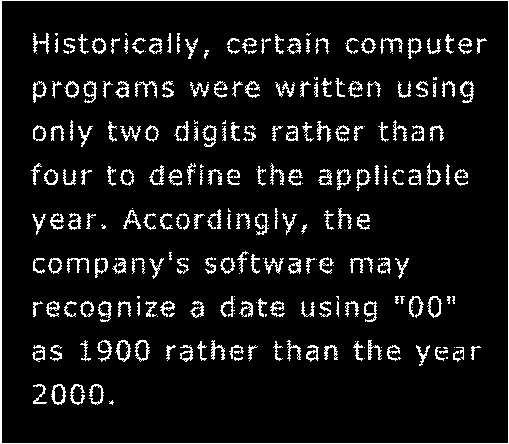
%> input picture 数字图像/遗产/数字图像课程/实验/实验七/image1.tif, 509 x 444 px
$ octave second.m   (GNU Octave 9; MATLAB toolbox functions it lacks are replaced by stand-ins)
%> lines starting %> are read from the running program, lines starting %| are printed output that depends on the picture; in (x1, y1, x2, y2) boxes, pixels count from 0 and x2, y2 are one past the last pixel; in counts of white or black regions, pixels touching at a corner belong together; the program's own positions count from 1
clc;
clear;
A = imread('image1.tif'); % 读取图像
%> A: size 444x509 logical; 8.1% white in thin lines or dots
seB = [0 1 0
       1 1 1
       0 1 0]; % 初始结构元
seC = [1 1 1
       1 1 1
       1 1 1];
seD = [0 0 1 0 0
       0 1 1 1 0
       1 1 1 1 1
       0 1 1 1 0
       0 0 1 0 0];
seE = [0 0 0
       1 1 1
       0 0 0];
seF = [0 1 0
       0 1 0
       0 1 0];

figure;
subplot(2,3,1);
imshow(A);
title('原始图像');

subplot(2,3,2);
A2=recursiveDilate(A,seB,3);
imshow(A2);
title('使用结构元B膨胀三次的图像');

subplot(2,3,3);
A3=recursiveDilate(A,seC,3);
imshow(A3);
title('使用结构元C膨胀三次的图像');

subplot(2,3,4);
A4=recursiveDilate(A,seD,3);
imshow(A4);
title('使用结构元D膨胀三次的图像');

subplot(2,3,5);
A5=recursiveDilate(A,seE,3);
imshow(A5);
title('使用结构元E膨胀三次的图像');

subplot(2,3,6);
A6=recursiveDilate(A,seF,3);
imshow(A6);
title('使用结构元F膨胀三次的图像');

function dilatedImage = recursiveDilate(image, structuringElement, numIterations)
%> called with structuringElement = [0 1 0; 1 1 1; 0 1 0], numIterations = 3
% 递归地进行形态学膨胀操作
% image: 输入图像
% structuringElement: 结构元
% numIterations: 剩余的迭代次数
% dilatedImage: 膨胀后的图像

% 终止条件：如果剩余迭代次数为0，返回当前图像
if numIterations == 0
    dilatedImage = image;
    return;
end

% 进行一次膨胀操作
dilatedImage = imdilate(image, structuringElement);
%> dilatedImage: size 444x509 logical; 15.4% white; 194 white regions (2 under 20 px), largest, box (x1, y1, x2, y2) and area: (0, 0, 509, 444) 4236, (134, 80, 158, 99) 257, (379, 37, 404, 55) 251

% 递归调用，减少迭代次数
dilatedImage = recursiveDilate(dilatedImage, structuringElement, numIterations - 1);
%> in recursiveDilate (call 2), `dilatedImage = imdilate(image, structuringElement);`: dilatedImage: size 444x509 logical; 22.2% white; 125 white regions, largest, box (x1, y1, x2, y2) and area: (0, 0, 509, 444) 6120, (121, 206, 223, 232) 1407, (203, 249, 286, 276) 1206
%> in recursiveDilate (call 3), `dilatedImage = imdilate(image, structuringElement);`: dilatedImage: size 444x509 logical; 28.5% white; 41 white regions, largest, box (x1, y1, x2, y2) and area: (0, 0, 509, 444) 7996, (120, 205, 300, 238) 3251, (30, 30, 201, 62) 3099
%> in recursiveDilate (call 5), `dilatedImage = imdilate(image, structuringElement);`: dilatedImage: size 444x509 logical; 18% white; 186 white regions, largest, box (x1, y1, x2, y2) and area: (0, 0, 509, 444) 4236, (219, 250, 261, 275) 549, (122, 207, 157, 231) 418
%> in recursiveDilate (call 6), `dilatedImage = imdilate(image, structuringElement);`: dilatedImage: size 444x509 logical; 26.5% white; 111 white regions, largest, box (x1, y1, x2, y2) and area: (0, 0, 509, 444) 6120, (121, 206, 223, 232) 1731, (270, 119, 367, 144) 1615
%> in recursiveDilate (call 7), `dilatedImage = imdilate(image, structuringElement);`: dilatedImage: size 444x509 logical; 33.9% white; 41 white regions, largest, box (x1, y1, x2, y2) and area: (0, 0, 509, 444) 7996, (120, 205, 300, 238) 3954, (30, 30, 201, 62) 3797
%> in recursiveDilate (call 10), `dilatedImage = imdilate(image, structuringElement);`: dilatedImage: size 444x509 logical; 33.8% white; 39 white regions, largest, box (x1, y1, x2, y2) and area: (0, 0, 509, 444) 9864, (119, 204, 301, 239) 3855, (29, 29, 202, 63) 3671
%> in recursiveDilate (call 11), `dilatedImage = imdilate(image, structuringElement);`:
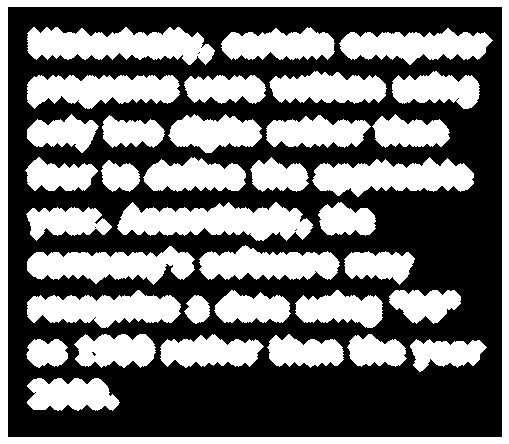
%> dilatedImage: size 444x509 logical; 42.6% white; 36 white regions, largest, box (x1, y1, x2, y2) and area: (0, 0, 509, 444) 13576, (117, 202, 313, 241) 4962, (27, 27, 215, 65) 4781
%> in recursiveDilate (call 13), `dilatedImage = imdilate(image, structuringElement);`:
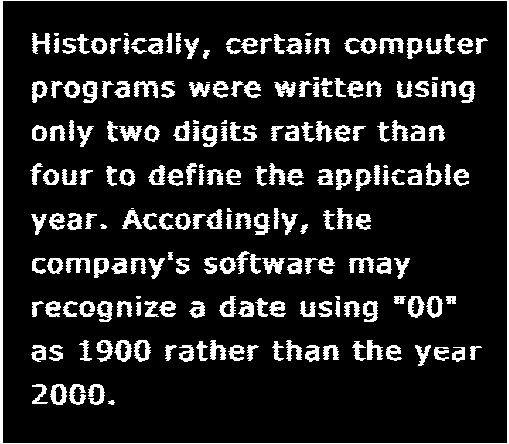
%> dilatedImage: size 444x509 logical; 13.2% white; 212 white regions (14 under 20 px), largest, box (x1, y1, x2, y2) and area: (0, 0, 509, 444) 3228, (134, 81, 158, 98) 232, (379, 38, 404, 54) 226
%> in recursiveDilate (call 14), `dilatedImage = imdilate(image, structuringElement);`:
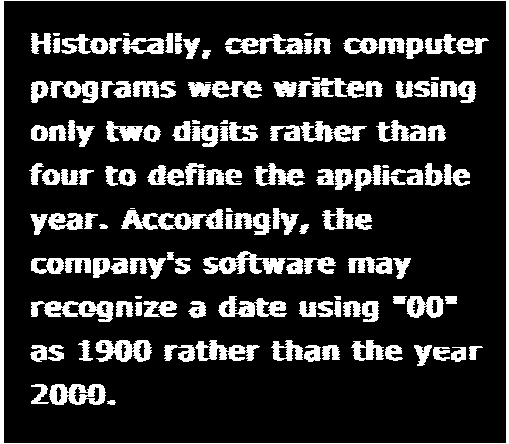
%> dilatedImage: size 444x509 logical; 17.6% white; 144 white regions (7 under 20 px), largest, box (x1, y1, x2, y2) and area: (0, 0, 509, 444) 4112, (203, 251, 286, 274) 988, (31, 301, 114, 322) 935
%> in recursiveDilate (call 15), `dilatedImage = imdilate(image, structuringElement);`:
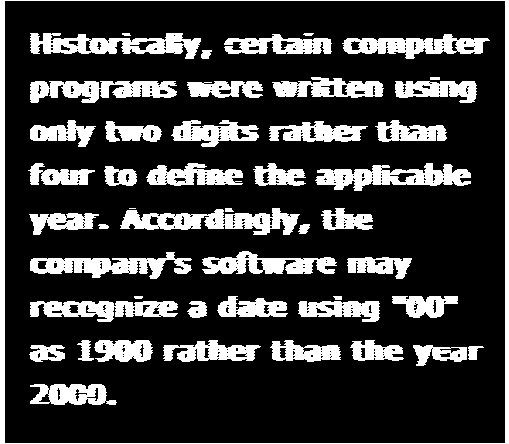
%> dilatedImage: size 444x509 logical; 21.7% white; 48 white regions (1 under 20 px), largest, box (x1, y1, x2, y2) and area: (0, 0, 509, 444) 4996, (120, 208, 300, 235) 2545, (30, 33, 201, 59) 2405
%> in recursiveDilate (call 17), `dilatedImage = imdilate(image, structuringElement);`:
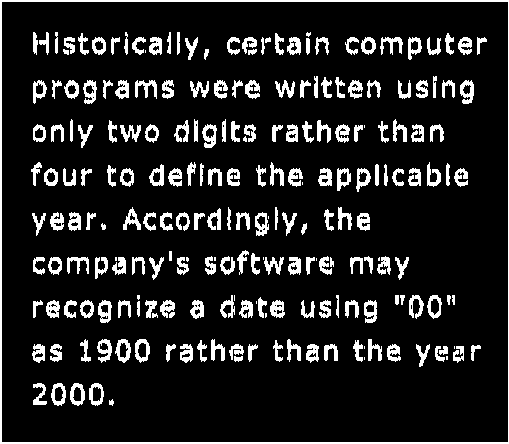
%> dilatedImage: size 444x509 logical; 12.7% white; 224 white regions (20 under 20 px), largest, box (x1, y1, x2, y2) and area: (0, 0, 509, 444) 3356, (460, 80, 474, 104) 208, (202, 124, 217, 148) 206
%> in recursiveDilate (call 18), `dilatedImage = imdilate(image, structuringElement);`:
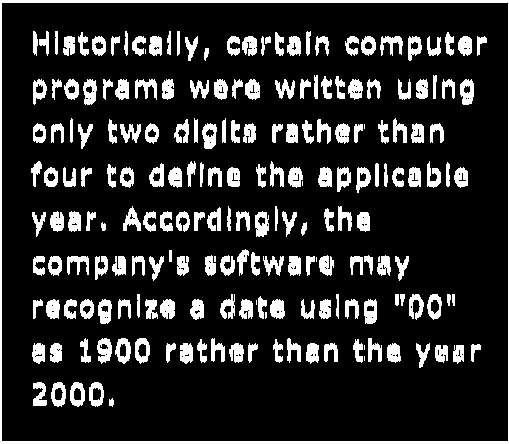
%> dilatedImage: size 444x509 logical; 16.3% white; 207 white regions (10 under 20 px), largest, box (x1, y1, x2, y2) and area: (0, 0, 509, 444) 4368, (202, 123, 217, 149) 266, (460, 79, 474, 105) 265
%> in recursiveDilate (call 19), `dilatedImage = imdilate(image, structuringElement);`:
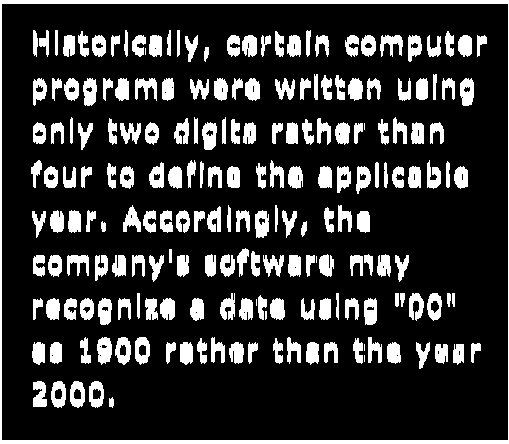
%> dilatedImage: size 444x509 logical; 19.3% white; 203 white regions (7 under 20 px), largest, box (x1, y1, x2, y2) and area: (0, 0, 509, 444) 5380, (97, 337, 112, 365) 318, (202, 122, 217, 150) 314
end

$ run again, with 数字图像/遗产/数字图像课程/实验/实验七/image2.tif copied over 数字图像/遗产/数字图像课程/实验/实验七/image1.tif
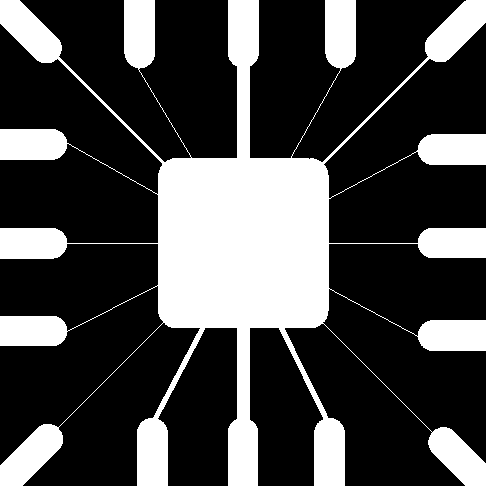
%> input picture 数字图像/遗产/数字图像课程/实验/实验七/image2.tif, 486 x 486 px
%> A: size 486x486 logical; 28.1% white; 1 white region, box (x1, y1, x2, y2) and area: (0, 0, 486, 486) 66259
%> dilatedImage: size 486x486 logical; 30.5% white; 1 white region, box (x1, y1, x2, y2) and area: (0, 0, 486, 486) 72021
%> dilatedImage: size 486x486 logical; 32.9% white; 1 white region, box (x1, y1, x2, y2) and area: (0, 0, 486, 486) 77704
%> dilatedImage: size 486x486 logical; 35.3% white; 1 white region, box (x1, y1, x2, y2) and area: (0, 0, 486, 486) 83313
%> dilatedImage: size 486x486 logical; 31.4% white; 1 white region, box (x1, y1, x2, y2) and area: (0, 0, 486, 486) 74210
%> dilatedImage: size 486x486 logical; 34.7% white; 1 white region, box (x1, y1, x2, y2) and area: (0, 0, 486, 486) 82031
%> dilatedImage: size 486x486 logical; 38% white; 1 white region, box (x1, y1, x2, y2) and area: (0, 0, 486, 486) 89719
%> dilatedImage: size 486x486 logical; 37.6% white; 1 white region, box (x1, y1, x2, y2) and area: (0, 0, 486, 486) 88849
%> dilatedImage: size 486x486 logical; 42.2% white; 1 white region, box (x1, y1, x2, y2) and area: (0, 0, 486, 486) 99726
%> dilatedImage: size 486x486 logical; 29.8% white; 1 white region, box (x1, y1, x2, y2) and area: (0, 0, 486, 486) 70282
%> dilatedImage: size 486x486 logical; 31.4% white; 1 white region, box (x1, y1, x2, y2) and area: (0, 0, 486, 486) 74268
%> dilatedImage: size 486x486 logical; 33.1% white; 1 white region, box (x1, y1, x2, y2) and area: (0, 0, 486, 486) 78220
%> dilatedImage: size 486x486 logical; 29.7% white; 1 white region, box (x1, y1, x2, y2) and area: (0, 0, 486, 486) 70219
%> in recursiveDilate (call 18), `dilatedImage = imdilate(image, structuringElement);`:
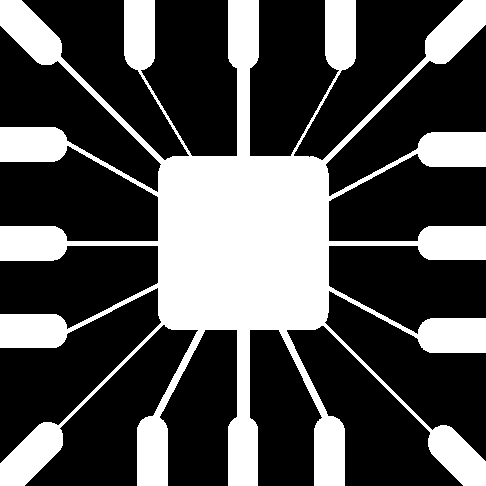
%> dilatedImage: size 486x486 logical; 31.4% white; 1 white region, box (x1, y1, x2, y2) and area: (0, 0, 486, 486) 74150
%> in recursiveDilate (call 19), `dilatedImage = imdilate(image, structuringElement);`:
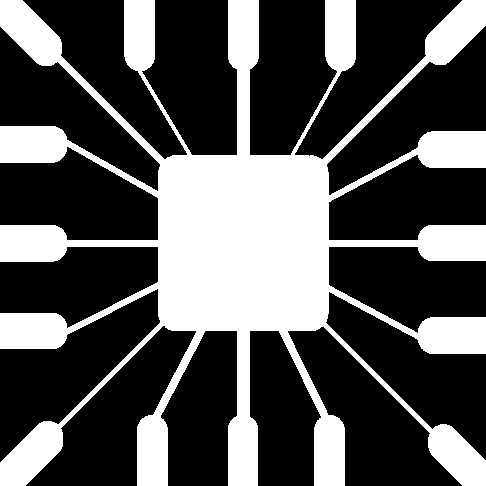
%> dilatedImage: size 486x486 logical; 33% white; 1 white region, box (x1, y1, x2, y2) and area: (0, 0, 486, 486) 78046

$ run again, with 数字图像/遗产/数字图像课程/实验/实验七/Fingerprint.tif copied over 数字图像/遗产/数字图像课程/实验/实验七/image1.tif
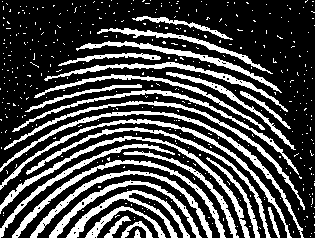
%> input picture 数字图像/遗产/数字图像课程/实验/实验七/Fingerprint.tif, 315 x 238 px
%> A: size 238x315 logical; 28.5% white; 414 white regions (387 under 20 px), largest, box (x1, y1, x2, y2) and area: (0, 111, 304, 238) 1388, (0, 136, 250, 238) 1372, (0, 119, 292, 238) 1337
%> dilatedImage: size 238x315 logical; 44.6% white; 278 white regions (248 under 20 px), largest, box (x1, y1, x2, y2) and area: (0, 96, 306, 238) 10524, (11, 71, 303, 180) 3789, (48, 179, 203, 238) 3651
%> dilatedImage: size 238x315 logical; 61.2% white; 143 black regions (56 under 20 px), largest, box (x1, y1, x2, y2) and area: (0, 0, 315, 238) 18886, (0, 143, 124, 226) 493, (20, 166, 123, 238) 485
%> dilatedImage: size 238x315 logical; 76.3% white; 349 black regions (294 under 20 px), largest, box (x1, y1, x2, y2) and area: (178, 0, 315, 206) 7112, (0, 0, 176, 108) 5459, (21, 172, 101, 238) 254
%> dilatedImage: size 238x315 logical; 51.9% white; 51 black regions (12 under 20 px), largest, box (x1, y1, x2, y2) and area: (0, 0, 315, 238) 25299, (20, 165, 219, 238) 1075, (0, 140, 205, 227) 882
%> dilatedImage: size 238x315 logical; 74.9% white; 346 black regions (270 under 20 px), largest, box (x1, y1, x2, y2) and area: (178, 0, 315, 238) 7295, (0, 0, 177, 109) 5838, (0, 108, 30, 145) 375
%> dilatedImage: size 238x315 logical; 88.3% white; 140 black regions (113 under 20 px), largest, box (x1, y1, x2, y2) and area: (179, 0, 315, 103) 4041, (8, 0, 102, 61) 1703, (288, 100, 315, 164) 390
%> dilatedImage: size 238x315 logical; 85.9% white; 163 black regions (134 under 20 px), largest, box (x1, y1, x2, y2) and area: (179, 0, 315, 110) 4706, (4, 0, 136, 88) 3119, (278, 111, 310, 148) 337
%> dilatedImage: size 238x315 logical; 94.7% white; 82 black regions (53 under 20 px), largest, box (x1, y1, x2, y2) and area: (252, 0, 315, 69) 1451, (197, 0, 260, 59) 546, (11, 0, 69, 31) 292
%> dilatedImage: size 238x315 logical; 37.1% white; 361 white regions (330 under 20 px), largest, box (x1, y1, x2, y2) and area: (0, 136, 262, 238) 2340, (0, 111, 305, 238) 1803, (0, 119, 293, 238) 1746
%> dilatedImage: size 238x315 logical; 45% white; 279 white regions (242 under 20 px), largest, box (x1, y1, x2, y2) and area: (0, 74, 308, 238) 23228, (42, 62, 290, 112) 1372, (164, 72, 298, 150) 1335
%> dilatedImage: size 238x315 logical; 52.6% white; 101 black regions (57 under 20 px), largest, box (x1, y1, x2, y2) and area: (0, 0, 315, 206) 24282, (0, 104, 240, 164) 1165, (0, 131, 236, 202) 985
%> dilatedImage: size 238x315 logical; 41.7% white; 300 white regions (278 under 20 px), largest, box (x1, y1, x2, y2) and area: (0, 96, 305, 238) 9412, (12, 71, 302, 180) 3683, (49, 179, 202, 238) 3462
%> dilatedImage: size 238x315 logical; 54.1% white; 118 black regions (32 under 20 px), largest, box (x1, y1, x2, y2) and area: (0, 0, 315, 238) 22187, (218, 138, 301, 238) 607, (0, 143, 124, 226) 533
%> in recursiveDilate (call 19), `dilatedImage = imdilate(image, structuringElement);`:
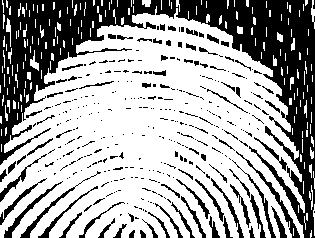
%> dilatedImage: size 238x315 logical; 65% white; 331 black regions (252 under 20 px), largest, box (x1, y1, x2, y2) and area: (0, 0, 315, 238) 18832, (236, 151, 300, 238) 413, (4, 181, 63, 238) 323
